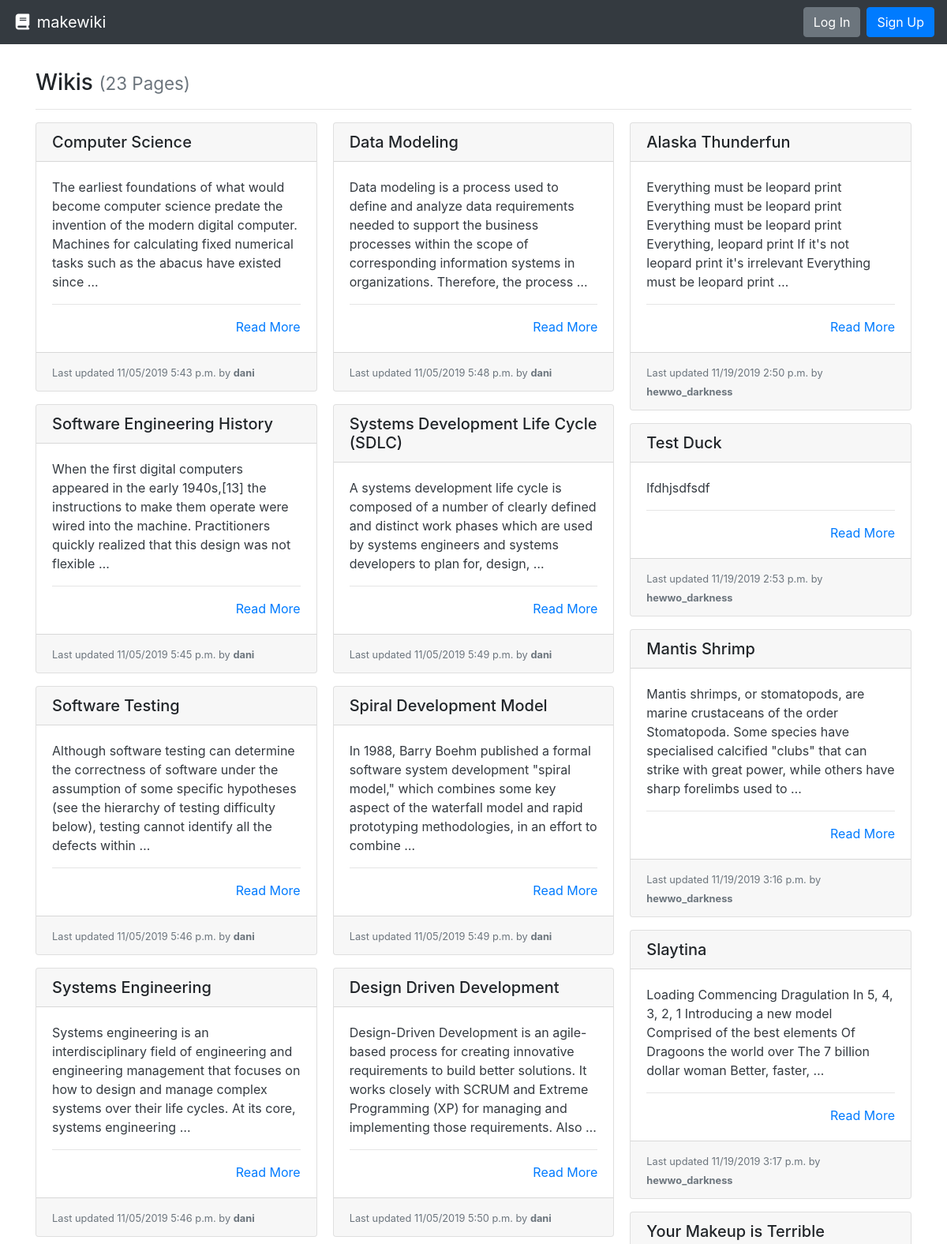
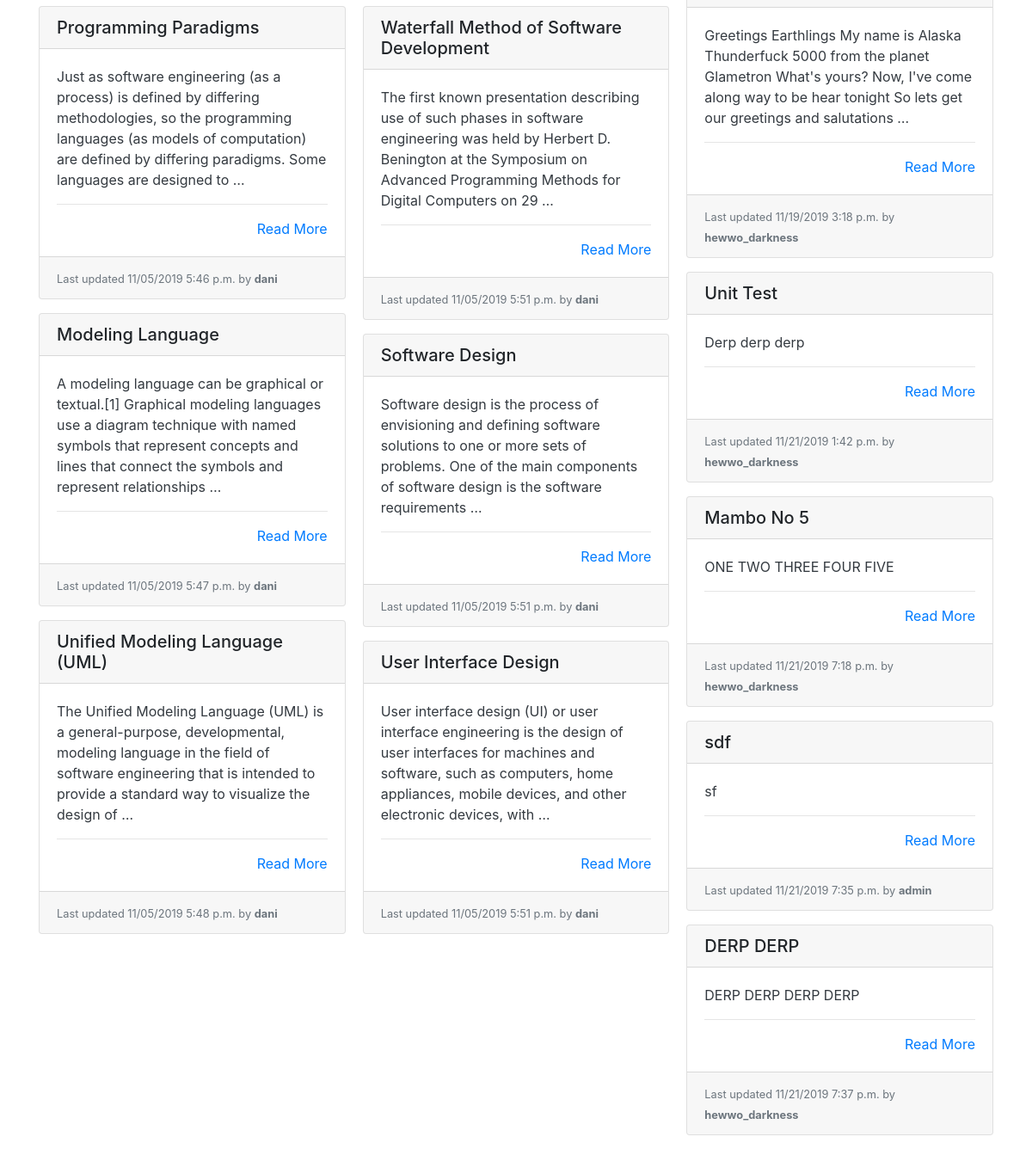
The page / on the database its author committed (2 pictures, top to bottom).
### wiki/models.py (models this page shows, shortened)
class Page(models.Model):
    title = models.CharField(max_length=settings.WIKI_PAGE_TITLE_MAX_LENGTH, unique=True,
                             help_text="Title of your page.")
    author = models.ForeignKey(User, on_delete=models.PROTECT,
                               help_text="The user that posted this article.")
    slug = models.CharField(max_length=settings.WIKI_PAGE_TITLE_MAX_LENGTH, blank=True, editable=False,
                            help_text="Unique URL path to access this page. Generated by the system.")
    content = models.TextField(
        help_text="Write the content of your page here.")
    created = models.DateTimeField(auto_now_add=True,
                                   help_text="The date and time this page was created. Automatically generated when the model saves.")
    modified = models.DateTimeField(auto_now=True,
                                    help_text="The date and time this page was updated. Automatically generated when the model updates.")

### wiki/views.py (the view)
# urls.py: path('', PageListView.as_view(), name='wiki-list-page'),
class PageListView(ListView):
    model = Page
    def get(self, request):
        pages = self.get_queryset().all()
        return render(request, 'list.html', {
          'pages': pages
        })

### wiki/templates/list.html
{% extends "base.html" %}
{% block content %}
  <h3>Wikis {% if pages %}<small class="text-muted">({{ pages|length }} Page{{ pages|length|pluralize:"s" }})</small>{% endif %}</h3>
  <hr>
  {% if pages %}
    <div class="card-columns">
      {% for page in pages %}
        {% include "partials/card.html" %}
      {% endfor %}
    </div>
  {% else %}
    <div class="alert alert-primary" role="alert">No pages to display.</div>
  {% endif %}
{% endblock %}

### wiki/templates/partials/card.html
<div class="card mb-3">
  <h5 class="card-header ">{{ page.title }}</h5>
  <div class="card-body border-dark">
    <p class="card-text text-dark">
      {{ page.content|truncatewords_html:30 }}
      <hr>
      <div class="text-right"><a href="{% url 'wiki-details-page' page.slug %}" title="Read More">Read More</a></div>
  </div>
  <div class="card-footer">
    <small class="text-muted">Last updated {{ page.modified|date:"SHORT_DATETIME_FORMAT" }} by <b>{{ page.author.username }}</b></small>
  </div>
</div>

### rows shown on the page
Page: title "Computer Science", content "The earliest foundations of what would become computer science predate the invention of the modern digital computer. Machines for calculating fixed numerical tasks such as the abacus have existed since …", modified "11/05/2019 5:43 p.m.", author.username "dani"
Page: title "Software Engineering History", content "When the first digital computers appeared in the early 1940s,[13] the instructions to make them operate were wired into the machine. Practitioners quickly realized that this design was not flexible …", modified "11/05/2019 5:45 p.m.", author.username "dani"
Page: title "Software Testing", content "Although software testing can determine the correctness of software under the assumption of some specific hypotheses (see the hierarchy of testing difficulty below), testing cannot identify all the defects within …", modified "11/05/2019 5:46 p.m.", author.username "dani"
Page: title "Systems Engineering", content "Systems engineering is an interdisciplinary field of engineering and engineering management that focuses on how to design and manage complex systems over their life cycles. At its core, systems engineering …", modified "11/05/2019 5:46 p.m.", author.username "dani"
Page: title "Programming Paradigms", content "Just as software engineering (as a process) is defined by differing methodologies, so the programming languages (as models of computation) are defined by differing paradigms. Some languages are designed to …", modified "11/05/2019 5:46 p.m.", author.username "dani"
Page: title "Modeling Language", content "A modeling language can be graphical or textual.[1] Graphical modeling languages use a diagram technique with named symbols that represent concepts and lines that connect the symbols and represent relationships …", modified "11/05/2019 5:47 p.m.", author.username "dani"
Page: title "Unified Modeling Language (UML)", content "The Unified Modeling Language (UML) is a general-purpose, developmental, modeling language in the field of software engineering that is intended to provide a standard way to visualize the design of …", modified "11/05/2019 5:48 p.m.", author.username "dani"
Page: title "Data Modeling", content "Data modeling is a process used to define and analyze data requirements needed to support the business processes within the scope of corresponding information systems in organizations. Therefore, the process …", modified "11/05/2019 5:48 p.m.", author.username "dani"
Page: title "Systems Development Life Cycle (SDLC)", content "A systems development life cycle is composed of a number of clearly defined and distinct work phases which are used by systems engineers and systems developers to plan for, design, …", modified "11/05/2019 5:49 p.m.", author.username "dani"
Page: title "Spiral Development Model", content "In 1988, Barry Boehm published a formal software system development \"spiral model,\" which combines some key aspect of the waterfall model and rapid prototyping methodologies, in an effort to combine …", modified "11/05/2019 5:49 p.m.", author.username "dani"
Page: title "Design Driven Development", content "Design-Driven Development is an agile-based process for creating innovative requirements to build better solutions. It works closely with SCRUM and Extreme Programming (XP) for managing and implementing those requirements. Also …", modified "11/05/2019 5:50 p.m.", author.username "dani"
Page: title "Waterfall Method of Software Development", content "The first known presentation describing use of such phases in software engineering was held by Herbert D. Benington at the Symposium on Advanced Programming Methods for Digital Computers on 29 …", modified "11/05/2019 5:51 p.m.", author.username "dani"
Page: title "Software Design", content "Software design is the process of envisioning and defining software solutions to one or more sets of problems. One of the main components of software design is the software requirements …", modified "11/05/2019 5:51 p.m.", author.username "dani"
Page: title "User Interface Design", content "User interface design (UI) or user interface engineering is the design of user interfaces for machines and software, such as computers, home appliances, mobile devices, and other electronic devices, with …", modified "11/05/2019 5:51 p.m.", author.username "dani"
Page: title "Alaska Thunderfun", content "Everything must be leopard print Everything must be leopard print Everything must be leopard print Everything, leopard print If it's not leopard print it's irrelevant Everything must be leopard print …", modified "11/19/2019 2:50 p.m.", author.username "hewwo_darkness"
Page: title "Test Duck", content "lfdhjsdfsdf", modified "11/19/2019 2:53 p.m.", author.username "hewwo_darkness"
Page: title "Mantis Shrimp", content "Mantis shrimps, or stomatopods, are marine crustaceans of the order Stomatopoda. Some species have specialised calcified \"clubs\" that can strike with great power, while others have sharp forelimbs used to …", modified "11/19/2019 3:16 p.m.", author.username "hewwo_darkness"
Page: title "Slaytina", content "Loading Commencing Dragulation In 5, 4, 3, 2, 1 Introducing a new model Comprised of the best elements Of Dragoons the world over The 7 billion dollar woman Better, faster, …", modified "11/19/2019 3:17 p.m.", author.username "hewwo_darkness"
Page: title "Your Makeup is Terrible", content "Greetings Earthlings My name is Alaska Thunderfuck 5000 from the planet Glametron What's yours? Now, I've come along way to be hear tonight So lets get our greetings and salutations …", modified "11/19/2019 3:18 p.m.", author.username "hewwo_darkness"
Page: title "Unit Test", content "Derp derp derp", modified "11/21/2019 1:42 p.m.", author.username "hewwo_darkness"
Page: title "Mambo No 5", content "ONE TWO THREE FOUR FIVE", modified "11/21/2019 7:18 p.m.", author.username "hewwo_darkness"
Page: title "sdf", content "sf", modified "11/21/2019 7:35 p.m.", author.username "admin"
Page: title "DERP DERP", content "DERP DERP DERP DERP", modified "11/21/2019 7:37 p.m.", author.username "hewwo_darkness"

### other values the page prints
{{ pages|length }} "23"
